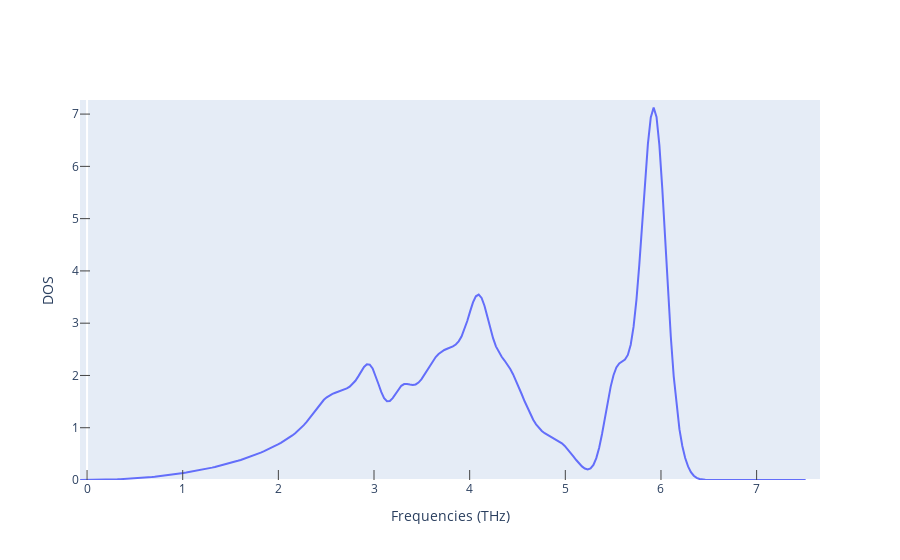

The notebook cell this image was saved under:
### Code cell
#Représentation de la densité d'états de phonons du matériau
fig_ph_dos = get_plot_dos(ph_dos_struct)
fig_ph_dos.show()

### Figure 1 — Plotly figure (JSON) as saved in the notebook; plotly's stock layout.template omitted (floating-point values rounded to 4 significant figures; data arrays with more than 128 entries replaced by an {"elided": "..."} marker saying what was removed)
{"data": [{"mode": "lines", "type": "scatter", "x": {"elided": "254 float values"}, "y": {"elided": "254 float values"}}], "layout": {"xaxis": {"mirror": true, "range": [-0.07382, 7.663], "showgrid": false, "ticklen": 10, "ticks": "inside", "title": {"text": "Frequencies (THz)"}}, "yaxis": {"mirror": true, "range": [0, 7.27], "showgrid": false, "ticklen": 10, "ticks": "inside", "title": {"text": "DOS"}}}}
